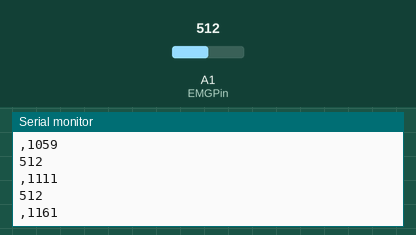
The sketch below on a simulated Arduino Uno, built with avr-gcc and run on an emulated ATmega328P. On the bench: the last lines printed to the serial monitor. Inputs (shaded band) come from the test bench; at power-on: A1 (EMGPin) = 512.

Above: at 1.2 s.
1.3 s: A1 (EMGPin) set to 716
At 1.33 s:
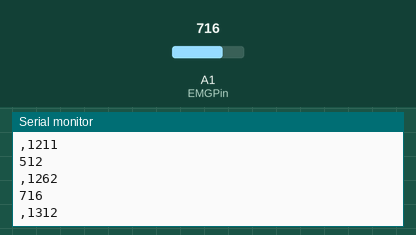
2.8 s: A1 (EMGPin) set to 900
At 2.85 s:
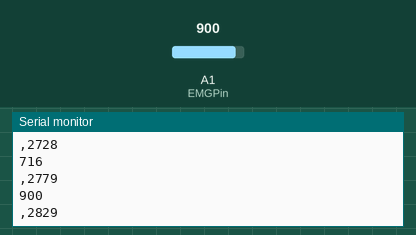
Timing chart, 0 to 5.8 s (numbered marks = the images above; inputs shaded):
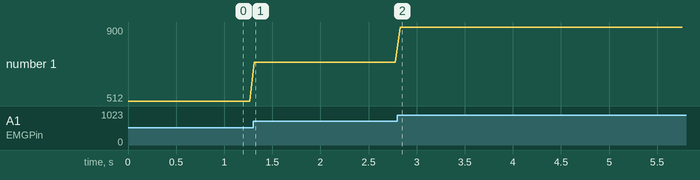

The sketch:

plant_sensor.ino
```cpp
#include <Arduino.h>

// Globals
String dataLabel1 = "EMG";
bool label = true;
int EMGPin = A1;
int EMGVal = 0;
unsigned long clocktime;

void setup() {
    Serial.begin(115200);
    pinMode(EMGPin, INPUT);
}

void loop() {

    clocktime=millis();      // time in milli seconds

    EMGVal = analogRead(EMGPin);
    Serial.println(EMGVal);
    Serial.print(",");
    Serial.println(clocktime, 1);
    Serial.print("\n");

    delay(50);
}
```

Measured:
- after the input at 1.3 s, the serial monitor: prints a new line at once (image 1)
- plotted number 1: 512 → 716 after the input at 1.3 s
